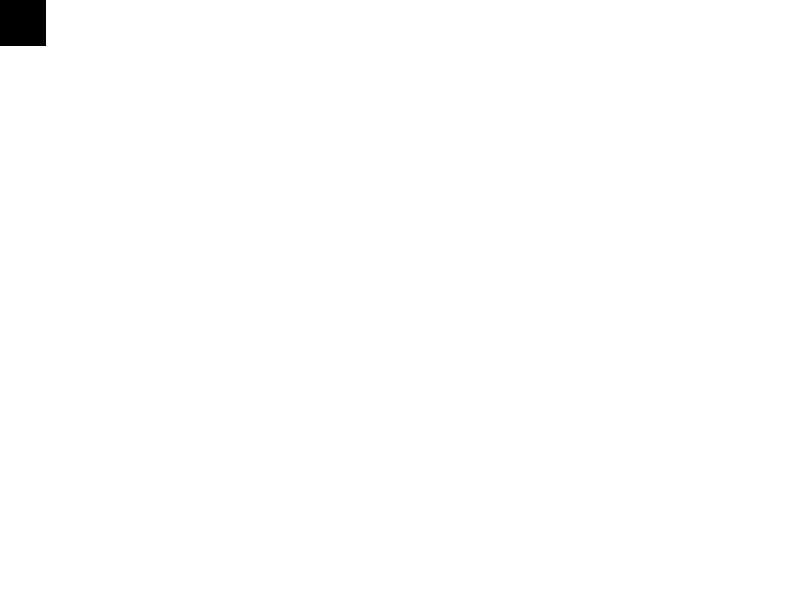
Frame 1 (no input)
Frame 60 (the mouse pressed at the canvas centre just before this capture): identical to frame 1, image omitted
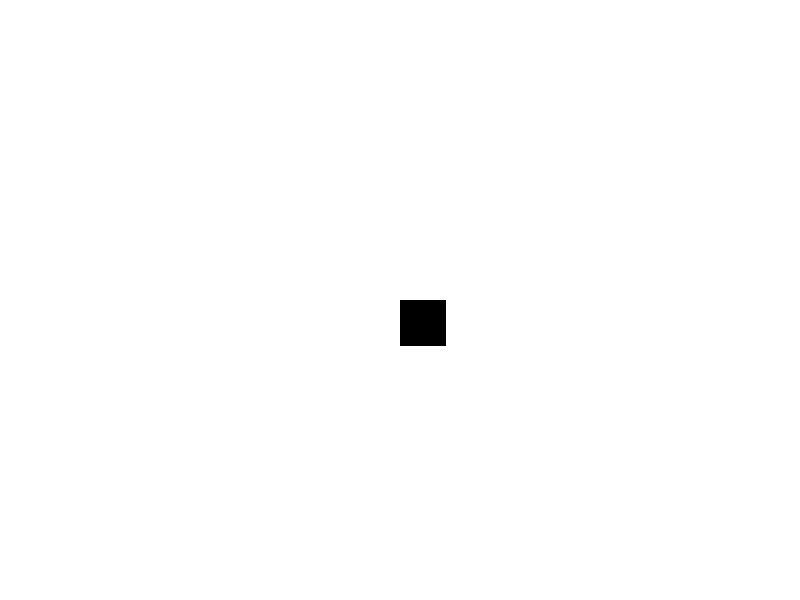
Frame 120 (the mouse held since frame 60 and released just before this capture)

The Processing sketch that drew these frames (run headless with seeded random() and noise(); from frame 60 on, the mouse is pressed at the canvas centre):

// Processing sketch: Ship
// ── Ship.pde
//referenced https://processing.org/examples/easing.html



float x;                   //float for position
float y;
float delay = 0.001;       // delays how fast the object reaches the pointer
void setup() {           //world setup
  size(800, 600);
}


void draw() {              //constantly loops

  background(255, 255, 255);

  fill(0);
  int sz= 45;                            // sets size
  float Mx = mouseX;                    
  float dx = Mx - x;                     //gets x postion of mouse and moves to it refrenced
  x += dx+ delay;

  float My = mouseY;
  float dy = My - y;                     //gets y position of pointer and moves to it
  y += dy + delay;

  rect(x, y, sz, sz);
}
